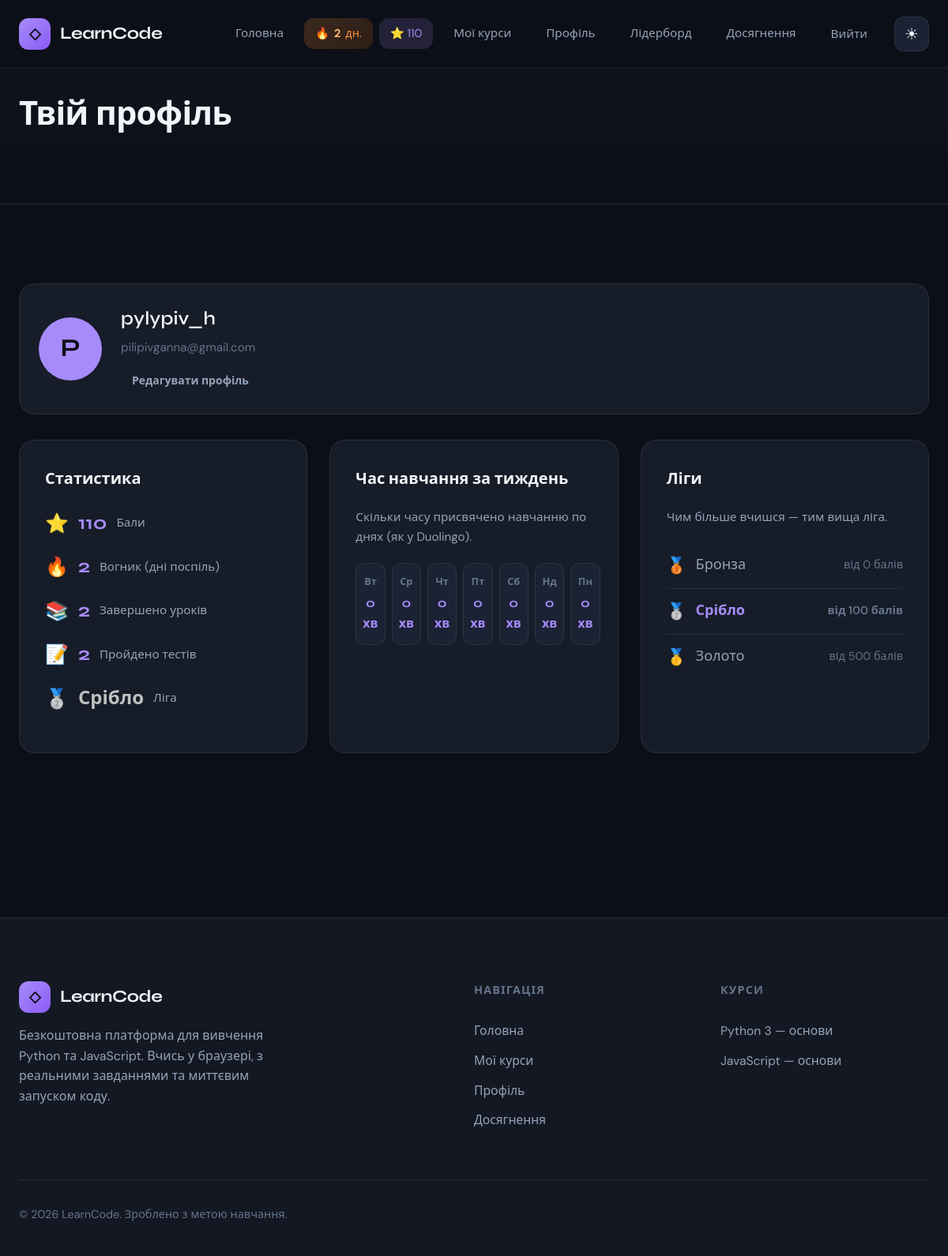
The page /dashboard/ (signed in) on the database its author committed.
### courses/models.py (models this page shows, shortened)
class GameProfile(models.Model):
    session_key = models.CharField('Сесія', max_length=40, unique=True, null=True, blank=True)
    user = models.OneToOneField(
        User, on_delete=models.CASCADE, null=True, blank=True, related_name='game_profile'
    )
    avatar = models.ImageField('Фото', upload_to=avatar_upload_to, null=True, blank=True)
    points = models.PositiveIntegerField('Бали', default=0)
    streak_days = models.PositiveIntegerField('Вогник (дні поспіль)', default=0)
    last_activity_date = models.DateField('Остання активність', null=True, blank=True)
    league = models.ForeignKey(
        League, on_delete=models.SET_NULL, null=True, blank=True, related_name='profiles'
    )
    created_at = models.DateTimeField(auto_now_add=True)
    updated_at = models.DateTimeField(auto_now=True)
    class Meta:
        verbose_name = 'Ігровий профіль'
        verbose_name_plural = 'Ігрові профілі'

class League(models.Model):
    name = models.CharField('Назва', max_length=100)
    slug = models.SlugField(unique=True)
    min_points = models.PositiveIntegerField('Мін. балів', default=0)
    icon = models.CharField('Іконка', max_length=20, default='🥉')
    color = models.CharField('Колір', max_length=7, default='#cd7f32')
    order = models.PositiveIntegerField('Порядок', default=0)
    class Meta:
        ordering = ['order', 'min_points']
        verbose_name = 'Ліга'
        verbose_name_plural = 'Ліги'

class Course(models.Model):
    LANG_CHOICES = [
        ('python', 'Python'),
        ('javascript', 'JavaScript'),
    ]
    title = models.CharField('Назва', max_length=200)
    slug = models.SlugField(unique=True)
    language = models.CharField('Мова', max_length=20, choices=LANG_CHOICES)
    short_description = models.CharField('Короткий опис', max_length=300)
    description = models.TextField('Опис')
    duration_hours = models.PositiveIntegerField('Тривалість (год)', default=24)
    level = models.CharField('Рівень', max_length=50, default='Початковий')
    order = models.PositiveIntegerField('Порядок', default=0)
    icon = models.CharField('Іконка/емодзі', max_length=10, default='🐍')
    color = models.CharField('Колір (hex)', max_length=7, default='#3776ab')  # Python blue / JS yellow
    is_published = models.BooleanField('Опубліковано', default=True)
    created_at = models.DateTimeField(auto_now_add=True)
    class Meta:
        ordering = ['order', 'title']
        verbose_name = 'Курс'
        verbose_name_plural = 'Курси'

### courses/views.py (the view)
# urls.py: path('dashboard/', views.dashboard, name='dashboard'),
@login_required
def dashboard(request):
    profile = get_or_create_profile(request)
    q = Q()
    if profile.session_key:
        q |= Q(session_key=profile.session_key)
    if profile.user_id:
        q |= Q(user=profile.user)
    earned = UserAchievement.objects.filter(q).select_related('achievement').order_by('-earned_at')[:20]
    leagues = League.objects.all().order_by('min_points')
    weekly_study = get_weekly_study_time(request)
    quizzes_passed = count_quizzes_passed(request)
    return render(request, 'courses/dashboard.html', {
        'profile': profile,
        'earned_achievements': earned,
        'leagues': leagues,
        'completed_lessons': count_completed_lessons(request),
        'weekly_study': weekly_study,
        'quizzes_passed': quizzes_passed,
    })

### courses/context_processors.py (called while the page is built)
def courses_list(request):
    return {
        'courses_list': Course.objects.filter(is_published=True).order_by('order')[:5],
    }

def user_profile(request):
    if not request.user.is_authenticated:
        return {'user_streak': 0, 'user_points': 0}
    try:
        profile = GameProfile.objects.get(user=request.user)
        return {'user_streak': profile.streak_days, 'user_points': profile.points}
    except GameProfile.DoesNotExist:
        return {'user_streak': 0, 'user_points': 0}

### courses/services.py (called while the page is built, shortened)
def get_player_id(request):
    if request.user.is_authenticated:
        return None, request.user
    return request.session.session_key, None

def get_or_create_profile(request):
    session_key, user = get_player_id(request)
    if user:
        profile, _ = GameProfile.objects.get_or_create(user=user, defaults={'session_key': None})
    return profile

def count_completed_lessons(request):
    session_key, user = get_player_id(request)
    qs = UserProgress.objects.filter(completed=True)
    if user:
        qs = qs.filter(user=user)
    else:
        qs = qs.filter(session_key=session_key)
    return qs.count()

def get_weekly_study_time(request):
    if not request.user.is_authenticated:
        return []
    today = date.today()
    days_back = [today - timedelta(days=i) for i in range(7)]
    qs = DailyStudyTime.objects.filter(
        user=request.user,
        date__in=days_back
    ).values_list('date', 'minutes')
    by_date = dict(qs)
    result = []
    for d in reversed(days_back):
        day_name = _WEEKDAY_UK[d.weekday()]
        result.append((day_name, by_date.get(d, 0)))
    return result

def count_quizzes_passed(request):
    if not request.user.is_authenticated:
        return 0
    return QuizAttempt.objects.filter(
        user=request.user,
        is_practice=False
    ).values('quiz').distinct().count()

### templates/courses/dashboard.html (shortened to what this page needs)
{% extends 'base.html' %}
{% load static %}
{% block content %}
<section class="page-hero">
  <div class="container">
    <h1>Твій профіль</h1>
  </div>
</section>
<section class="section">
  <div class="container">
    <div class="profile-header reveal">
      <div class="profile-header-avatar">
        {% if profile.avatar %}
          <img src="{{ profile.avatar.url }}" alt="" class="profile-avatar-img">
        {% else %}
          <div class="profile-avatar-placeholder" aria-hidden="true">{% firstof user.first_name|slice:":1" user.username|slice:":1" "?" as letter %}{{ letter|upper }}</div>
        {% endif %}
      </div>
      <div class="profile-header-info">
        <h2 class="profile-header-name">{% firstof user.get_full_name user.username %}</h2>
        {% if user.email %}<p class="profile-header-email">{{ user.email }}</p>{% endif %}
        <a href="{% url 'profile_edit' %}" class="btn btn-ghost btn-sm">Редагувати профіль</a>
      </div>
    </div>
    <div class="dashboard-grid">
      <div class="dashboard-card stats-card reveal">
        <h2 class="dashboard-card-title">Статистика</h2>
        <div class="stat-row">
          <span class="stat-icon">⭐</span>
          <span class="stat-value">{{ profile.points }}</span>
          <span class="stat-label">Бали</span>
        </div>
        <div class="stat-row">
          <span class="stat-icon">🔥</span>
          <span class="stat-value">{{ profile.streak_days }}</span>
          <span class="stat-label">Вогник (дні поспіль)</span>
        </div>
        <div class="stat-row">
          <span class="stat-icon">📚</span>
          <span class="stat-value">{{ completed_lessons }}</span>
          <span class="stat-label">Завершено уроків</span>
        </div>
        <div class="stat-row">
          <span class="stat-icon">📝</span>
          <span class="stat-value">{{ quizzes_passed }}</span>
          <span class="stat-label">Пройдено тестів</span>
        </div>
        {% if profile.league %}
        <div class="stat-row league-row">
          <span class="stat-icon">{{ profile.league.icon }}</span>
          <span class="stat-value" style="color: {{ profile.league.color }}">{{ profile.league.name }}</span>
          <span class="stat-label">Ліга</span>
        </div>
        {% endif %}
      </div>
      <div class="dashboard-card weekly-card reveal reveal-delay-1">
        <h2 class="dashboard-card-title">Час навчання за тиждень</h2>
        <p class="dashboard-desc">Скільки часу присвячено навчанню по днях (як у Duolingo).</p>
        <ul class="weekly-study-list">
          {% for day_name, minutes in weekly_study %}
          <li class="weekly-study-item">
            <span class="weekly-study-day">{{ day_name }}</span>
            <span class="weekly-study-min">{{ minutes }} хв</span>
          </li>
          {% empty %}
          <li class="weekly-study-item weekly-study-item--empty">Ще немає даних за тиждень</li>
          {% endfor %}
        </ul>
      </div>
      <div class="dashboard-card leagues-card reveal reveal-delay-2">
        <h2 class="dashboard-card-title">Ліги</h2>
        <p class="dashboard-desc">Чим більше вчишся — тим вища ліга.</p>
        <ul class="leagues-list">
          {% for league in leagues %}
          <li class="league-item {% if profile.league_id == league.id %}active{% endif %}">
            <span class="league-icon">{{ league.icon }}</span>
            <span class="league-name">{{ league.name }}</span>
            <span class="league-min">від {{ league.min_points }} балів</span>
          </li>
          {% endfor %}
        </ul>
      </div>
    </div>
  </div>
</section>
{% endblock %}

### templates/base.html (shortened to what this page needs)
{% load static %}
<!DOCTYPE html>
<html lang="uk" data-theme="dark">
<head>
  <link rel="stylesheet" href="{% static 'css/main.css' %}">
</head>
<body>
  <header class="site-header" id="site-header">
    <div class="container header-inner">
      <a href="{% url 'home' %}" class="logo">
        <span class="logo-icon">◇</span>
        <span class="logo-text">LearnCode</span>
      </a>
      <nav class="nav" id="nav">
        <a href="{% url 'home' %}">Головна</a>
        {% if user.is_authenticated %}
        <span class="header-streak" title="Вогник: дні навчання поспіль">🔥 <strong>{{ user_streak }}</strong> дн.</span>
        <span class="header-points" title="Нараховані бали">⭐ {{ user_points }}</span>
        <a href="{% url 'course_list' %}">Мої курси</a>
        <a href="{% url 'dashboard' %}">Профіль</a>
        <a href="{% url 'leaderboard' %}">Лідерборд</a>
        <a href="{% url 'achievements_list' %}">Досягнення</a>
        <form method="post" action="{% url 'logout' %}" class="nav-logout-form">
          <button type="submit" class="nav-logout-btn">Вийти</button>
        </form>
        {% else %}
        <a href="{% url 'login' %}">Увійти</a>
        <a href="{% url 'register' %}">Реєстрація</a>
        {% endif %}
        <button type="button" class="theme-toggle" id="theme-toggle" aria-label="Світлий режим">
          <span class="theme-icon theme-icon-sun" aria-hidden="true">☀</span>
        </button>
      </nav>
    </div>
  </header>
  <main class="main-content">
    {% block content %}{% endblock %}
  </main>
  <footer class="site-footer">
    <div class="container">
      <div class="footer-grid">
        <div class="footer-brand">
          <a href="{% url 'home' %}" class="logo">
            <span class="logo-icon">◇</span>
            <span class="logo-text">LearnCode</span>
          </a>
          <p>Безкоштовна платформа для вивчення Python та JavaScript. Вчись у браузері, з реальними завданнями та миттєвим запуском коду.</p>
        </div>
        <div class="footer-col">
          <h4>Навігація</h4>
          <ul>
            <li><a href="{% url 'home' %}">Головна</a></li>
            {% if user.is_authenticated %}
            <li><a href="{% url 'course_list' %}">Мої курси</a></li>
            <li><a href="{% url 'dashboard' %}">Профіль</a></li>
            <li><a href="{% url 'achievements_list' %}">Досягнення</a></li>
            {% else %}
            <li><a href="{% url 'login' %}">Увійти</a></li>
            <li><a href="{% url 'register' %}">Реєстрація</a></li>
            {% endif %}
          </ul>
        </div>
        <div class="footer-col">
          <h4>Курси</h4>
          <ul>
            {% for c in courses_list %}
            <li><a href="{% if user.is_authenticated %}{% url 'course_detail' slug=c.slug %}{% else %}{% url 'register' %}{% endif %}">{{ c.title }}</a></li>
            {% empty %}
            <li><a href="{% url 'home' %}#courses">Python та JavaScript</a></li>
            {% endfor %}
          </ul>
        </div>
      </div>
      <div class="footer-bottom">
        <p class="footer-copy">© 2026 LearnCode. Зроблено з метою навчання.</p>
      </div>
    </div>
  </footer>
</body>
</html>

### rows shown on the page
GameProfile: points "110", streak_days "2", league.icon "🥈", league.name "Срібло"
League: icon "🥉", name "Бронза", min_points "0"
League: icon "🥈", name "Срібло", min_points "100"
League: icon "🥇", name "Золото", min_points "500"
Course: title "Python 3 — основи"
Course: title "JavaScript — основи"

### other values the page prints
{{ user_streak }} "2"
{{ user_points }} "110"
{{ letter|upper }} "P"
{{ user.email }} "pilipivganna@gmail.com"
{{ completed_lessons }} "2"
{{ quizzes_passed }} "2"
{{ day_name }} "Вт" "Ср" "Чт" "Пт" "Сб" "Нд" "Пн"
{{ minutes }} "0" "0" "0" "0" "0" "0" "0"
